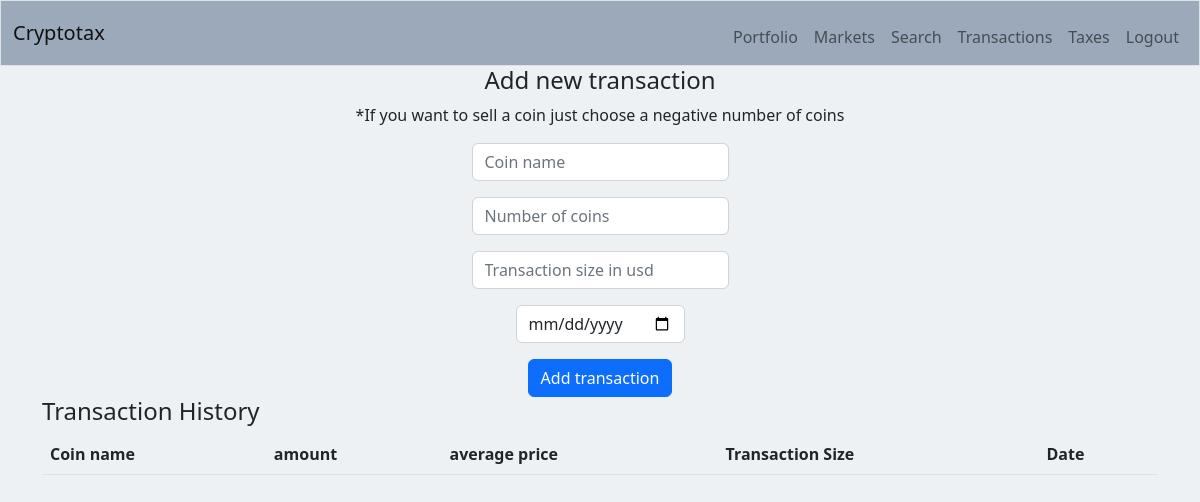
Page /transactions (signed in) on the earlier database version.
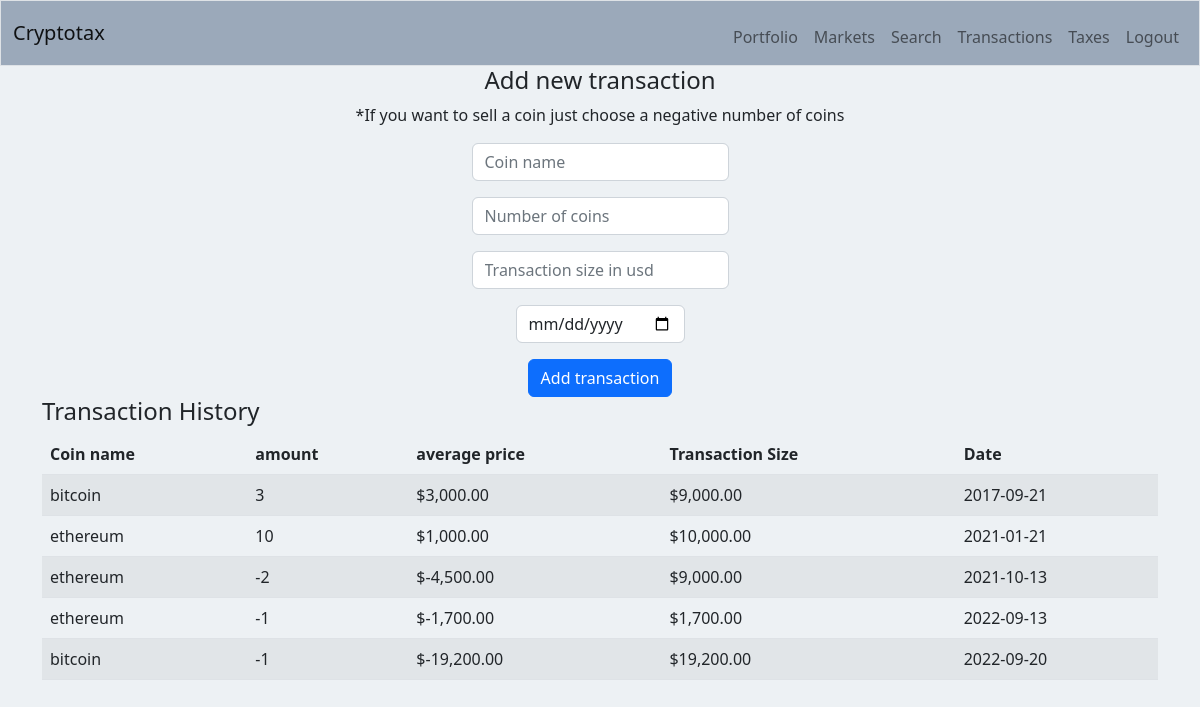
Same page on the later database version.
### tables this page shows
CREATE TABLE history (
user_id INTEGER,
symbol TEXT NOT NULL,
number_coins INTEGER NOT NULL,
transaction_size INTEGER NOT NULL,
price_coin INTEGER NOT NULL,
coin_name TEXT NOT NULL,
currency TEXT NOT NULL,
purchase_day TEXT NOT NULL,
FOREIGN KEY (user_id) REFERENCES users(id));

### app.py (the view)
@app.route('/transactions', methods=["GET", "POST"])
@login_required
def transactions():
    if request.method == "POST":
        coin_name = request.form.get("coin_name").lower()
        number_coins = float(request.form.get("number_coins"))
        transaction_size = float(request.form.get("transaction_size"))
        purchase_day = request.form.get("purchase_day")
        currency = "usd"
        if not coin_name:
            return error("Missing coin name")
        if not number_coins:
            return error("Missing number coins")
        if not transaction_size:
            return error("Missing total price")
        if not purchase_day:
            return error("Missing date of transaction")
        price_coin = transaction_size / number_coins
        try:
            result = check_coin(coin_name)
            if result == None:
                return redirect("/coinlist")
        except:
            return redirect("/coinlist")
        check = query_db("SELECT * FROM portfolio WHERE coin_name = ? AND user_id = ?", (coin_name, session["user_id"][0]), one=True)
        if number_coins < 0:
            if check is None:
                return error("not enough balance")
            if abs(number_coins) > check[3]:
                return error("not enough balance")
        info = cg.get_coin_by_id(coin_name)
        db = get_db()
        db.execute("INSERT INTO history (user_id, coin_name, symbol, number_coins, transaction_size, price_coin, currency, purchase_day) VALUES (?, ?, ?, ?, ?, ?, ?, ?)", (session["user_id"][0], info["id"], info["symbol"], number_coins, transaction_size, price_coin, currency, purchase_day))
        db.commit()
        if check is not None:
            number_coins = number_coins + check[3]
            total_cost = transaction_size + check[4]
            db.execute("UPDATE portfolio SET coins = ? WHERE user_id = ? AND symbol = ?", (number_coins, session["user_id"][0], info["symbol"]))
            db.execute("UPDATE portfolio SET total_cost = ? WHERE user_id = ? AND symbol = ?", (total_cost, session["user_id"][0], info["symbol"]))
            db.commit()
            return redirect("/transactions")
        else:
            if number_coins < 0:
                    return error("not enough balance")
            db.execute("INSERT INTO portfolio (user_id, coin_name, symbol, coins, total_cost) VALUES (?, ?, ?, ?, ?)", (session["user_id"][0], info["id"], info["symbol"], number_coins,transaction_size))
            db.commit()
        return redirect("/transactions")
    else:
        db = get_db()
        cur = db.cursor()
        user_id = session["user_id"][0]
        cur.execute("SELECT * FROM history WHERE user_id =?", (user_id,))
        transactions = cur.fetchall()
        return render_template("transactions.html", transactions=transactions)

### app.py (called while the page is built)
@app.teardown_appcontext
def close_connection(exception):
    db = getattr(g, '_database', None)
    if db is not None:
        db.close()

@app.after_request
def add_header(response):
    response.headers['Cache-Control'] = 'no-store, no-cache, must-revalidate, post-check=0, pre-check=0, max-age=0'
    response.headers['Pragma'] = 'no-cache'
    response.headers['Expires'] = '-1'
    return response

### functions.py (called while the page is built)
def usd(value):
    if value == None:
        return ""
    return f"${value:,.2f}"

def get_db():
    db = getattr(g, '_database', None)
    if db is None:
        db = g._database = sqlite3.connect("cryptotax.db")
    return db

def login_required(f):
    @wraps(f)
    def decorated_function(*args, **kwargs):
        if session.get("user_id") is None:
            return redirect('/login')
        return f(*args, **kwargs)
    return decorated_function

### templates/transactions.html (shortened to what this page needs)
{% extends "layout.html" %}
{% block main %}
<div class="container text-center">
    <h4>Add new transaction</h4>
    <p>*If you want to sell a coin just choose a negative number of coins</p>
    <form action="/transactions" method="post">
        <div class="mb-3">
            <input autocomplete="off" autofocus class="form-control mx-auto w-auto" id="coin_name" name="coin_name" placeholder="Coin name" type="text" required>
        </div>
        <div class="mb-3">
            <input class="form-control mx-auto w-auto" id="number_coins" name="number_coins" placeholder="Number of coins" type="number" required step="any">
        </div>
        <div class="mb-3">
            <input class="form-control mx-auto w-auto" id="transaction_size" name="transaction_size" placeholder="Transaction size in usd" type="number" required>
        </div>
        <div class="mb-3">
            <input class="form-control mx-auto w-auto" id="purchase_day" name="purchase_day" placeholder="Date yyyy/mm/dd" type="date" required>
        </div>
        <button class="btn btn-primary mx-auto w-auto" type="submit">Add transaction</button>
        </div>
<div class="container">
    <h4>Transaction History</h4>
    <table class="table table-striped">
        <thead>
            <tr>
                <th scope="col">Coin name</th>
                <th scope="col">amount</th>
                <th scope="col">average price</th>
                <th scope="col">Transaction Size</th>
                <th scope="col">Date</th>
            </tr>
        </thead>
        <tbody>
            {% for row in transactions %}
            <tr>
                <td >{{row[5]}} </td>
                <td >{{row[2]}} </td>
                <td >{{row[4] | usd}} </td>
                <td >{{row[3] | usd}} </td>
                <td >{{row[7]}} </td>
            </tr>
            {% endfor %}
        </tbody>
    </table>
</div>
{% endblock %}

### templates/layout.html (shortened to what this page needs)
<!DOCTYPE html>
<html lang="en">
  <head>
    <link href="https://cdn.jsdelivr.net/npm/bootstrap@5.2.1/dist/css/bootstrap.min.css" rel="stylesheet">
    <link rel="stylesheet" href="static/styles.css">
  </head>
  <body>
    <nav class="navbar navbar-custom border navbar navbar-expand-md">
      <div class="container-fluid">
          <a class="navbar-brand" href="/"><span class="red">Cryptotax</span></a>
          <div class="collapse navbar-collapse" id="navbar">
            {% if session["user_id"] %}
                   <ul class="navbar-nav ms-auto mt-2">
                      <li class="nav-item"><a class="nav-link" href="/">Portfolio</a></li>
                      <li class="nav-item"><a class="nav-link" href="/markets">Markets</a></li>
                      <li class="nav-item"><a class="nav-link" href="/search">Search</a></li>
                      <li class="nav-item"><a class="nav-link" href="/transactions">Transactions</a></li>
                      <li class="nav-item"><a class="nav-link" href="/tax">Taxes</a></li>
                      <li class="nav-item"><a class="nav-link" href="/logout">Logout</a></li>
                  </ul>
            {% else %}
                  <ul class="navbar-nav ms-auto mt-2">
                      <li class="nav-item"><a class="nav-link" href="/markets">Markets</a></li>
                      <li class="nav-item"><a class="nav-link" href="/register">Register</a></li>
                      <li class="nav-item"><a class="nav-link" href="/login">Login</a></li>
                  </ul>
            {% endif %}
          </div>
      </div>
  </nav>
      {% block main %}{% endblock %}
  </body>
</html>

### static/styles.css (style rules this page uses)
body { background-color: #edf1f4; }
.navbar-custom { background-color: #9ba9ba }

Differences in the rows shown:
added history: coin_name "bitcoin", number_coins "3", price_coin "$3,000.00", transaction_size "$9,000.00", purchase_day "2017-09-21"
added history: coin_name "ethereum", number_coins "10", price_coin "$1,000.00", transaction_size "$10,000.00", purchase_day "2021-01-21"
added history: coin_name "ethereum", number_coins "-2", price_coin "$-4,500.00", transaction_size "$9,000.00", purchase_day "2021-10-13"
added history: coin_name "ethereum", number_coins "-1", price_coin "$-1,700.00", transaction_size "$1,700.00", purchase_day "2022-09-13"
added history: coin_name "bitcoin", number_coins "-1", price_coin "$-19,200.00", transaction_size "$19,200.00", purchase_day "2022-09-20"
